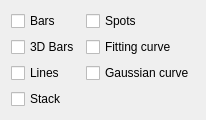
                   <widget class="QWidget" name="page">
                    <layout class="QGridLayout" name="gridLayout_2">
                     <item row="1" column="0">
                      <widget class="QCheckBox" name="checkBox3DBars">
                       <property name="sizePolicy">
                        <sizepolicy hsizetype="Minimum" vsizetype="Preferred">
                         <horstretch>0</horstretch>
                         <verstretch>0</verstretch>
                        </sizepolicy>
                       </property>
                       <property name="minimumSize">
                        <size>
                         <width>0</width>
                         <height>18</height>
                        </size>
                       </property>
                       <property name="maximumSize">
                        <size>
                         <width>16777215</width>
                         <height>16777215</height>
                        </size>
                       </property>
                       <property name="toolTip">
                        <string>Plot plain 3D-bars (histograms only)</string>
                       </property>
                       <property name="text">
                        <string>3D Bars</string>
                       </property>
                      </widget>
                     </item>
                     <item row="0" column="1">
                      <widget class="QCheckBox" name="checkBoxspots">
                       <property name="sizePolicy">
                        <sizepolicy hsizetype="Minimum" vsizetype="Preferred">
                         <horstretch>0</horstretch>
                         <verstretch>0</verstretch>
                        </sizepolicy>
                       </property>
                       <property name="minimumSize">
                        <size>
                         <width>0</width>
                         <height>18</height>
                        </size>
                       </property>
                       <property name="maximumSize">
                        <size>
                         <width>16777215</width>
                         <height>16777215</height>
                        </size>
                       </property>
                       <property name="toolTip">
                        <string>Plot data points</string>
                       </property>
                       <property name="text">
                        <string>Spots</string>
                       </property>
                      </widget>
                     </item>
                     <item row="0" column="0">
                      <widget class="QCheckBox" name="checkBoxBars">
                       <property name="sizePolicy">
                        <sizepolicy hsizetype="Minimum" vsizetype="Preferred">
                         <horstretch>0</horstretch>
                         <verstretch>0</verstretch>
                        </sizepolicy>
                       </property>
                       <property name="minimumSize">
                        <size>
                         <width>0</width>
                         <height>18</height>
                        </size>
                       </property>
                       <property name="maximumSize">
                        <size>
                         <width>16777215</width>
                         <height>16777215</height>
                        </size>
                       </property>
                       <property name="toolTip">
                        <string>Plot plain bars (histograms only)</string>
                       </property>
                       <property name="text">
                        <string>Bars</string>
                       </property>
                      </widget>
                     </item>
                     <item row="1" column="1">
                      <widget class="QCheckBox" name="checkBoxfittingCurve">
                       <property name="sizePolicy">
                        <sizepolicy hsizetype="Minimum" vsizetype="Preferred">
                         <horstretch>0</horstretch>
                         <verstretch>0</verstretch>
                        </sizepolicy>
                       </property>
                       <property name="minimumSize">
                        <size>
                         <width>0</width>
                         <height>18</height>
                        </size>
                       </property>
                       <property name="maximumSize">
                        <size>
                         <width>16777215</width>
                         <height>16777215</height>
                        </size>
                       </property>
                       <property name="toolTip">
                        <string>Connect points with smooth fitting curve</string>
                       </property>
                       <property name="text">
                        <string>Fitting curve</string>
                       </property>
                      </widget>
                     </item>
                     <item row="2" column="0">
                      <widget class="QCheckBox" name="checkBoxLines">
                       <property name="sizePolicy">
                        <sizepolicy hsizetype="Minimum" vsizetype="Preferred">
                         <horstretch>0</horstretch>
                         <verstretch>0</verstretch>
                        </sizepolicy>
                       </property>
                       <property name="minimumSize">
                        <size>
                         <width>0</width>
                         <height>18</height>
                        </size>
                       </property>
                       <property name="maximumSize">
                        <size>
                         <width>16777215</width>
                         <height>16777215</height>
                        </size>
                       </property>
                       <property name="toolTip">
                        <string>Connect data points / bins</string>
                       </property>
                       <property name="text">
                        <string>Lines</string>
                       </property>
                      </widget>
                     </item>
                     <item row="2" column="1" colspan="2">
                      <widget class="QCheckBox" name="checkBoxBellCurve">
                       <property name="sizePolicy">
                        <sizepolicy hsizetype="Minimum" vsizetype="Preferred">
                         <horstretch>0</horstretch>
                         <verstretch>0</verstretch>
                        </sizepolicy>
                       </property>
                       <property name="minimumSize">
                        <size>
                         <width>0</width>
                         <height>18</height>
                        </size>
                       </property>
                       <property name="maximumSize">
                        <size>
                         <width>16777215</width>
                         <height>16777215</height>
                        </size>
                       </property>
                       <property name="toolTip">
                        <string>Plot Gaussian / bell-curve shape (histograms only)</string>
                       </property>
                       <property name="text">
                        <string>Gaussian curve</string>
                       </property>
                      </widget>
                     </item>
                     <item row="3" column="0">
                      <widget class="QCheckBox" name="checkBoxStack">
                       <property name="text">
                        <string>Stack</string>
                       </property>
                      </widget>
                     </item>
                    </layout>
                   </widget>
